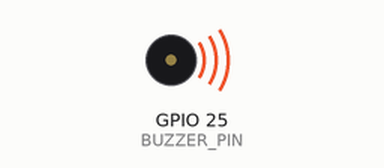
Recording of a sketch running on a simulated ESP32. On the bench: buzzer (waves = sounding, pin HIGH). What the sketch prints to the serial monitor is not drawn.

Above: at 0.5 s.
Timing chart, 0 to 4.6 s (numbered marks = the images above):
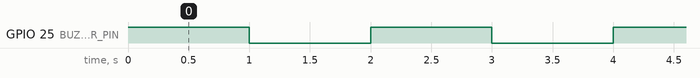

Measured:
- by itself, GPIO 25 (BUZZER_PIN): alternates HIGH for 1.0 s and LOW for 1.0 s

The sketch:

buzzertest.ino
```cpp
#define BUZZER_PIN 25   // Buzzer pin

void setup() {
  pinMode(BUZZER_PIN, OUTPUT);
  Serial.begin(115200);
}

void loop() {
  digitalWrite(BUZZER_PIN, HIGH);
  Serial.println("Buzzer on");
  delay(1000);
  digitalWrite(BUZZER_PIN, LOW);
  Serial.println("Buzzer off");
  delay(1000);
}
```
